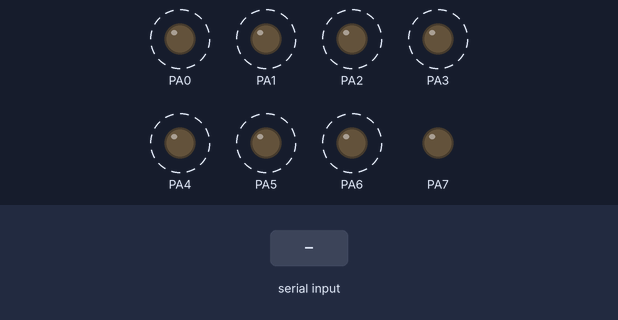
Recording of a program running on a simulated ATmega128, built with avr-gcc and emulated at 16 MHz. Shown: output pins drawn as LEDs (lit = HIGH). Dashed ring = blinking. Inputs (shaded band) come from the test bench. What the program prints to the serial monitor is not drawn.

Above: at 0.05 s.
At 1.25 s:
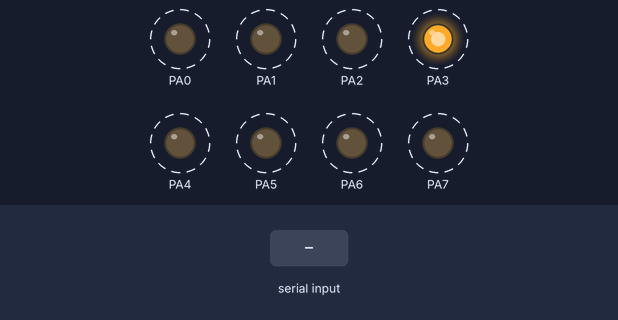
1.3 s: "1\n" received over Serial
Timing chart, 0 to 10.3 s (numbered marks = the images above; inputs shaded):
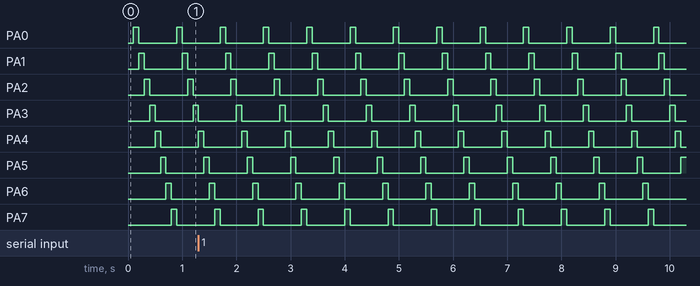

Measured:
- by itself, PA0–7: alternates HIGH for 0.10 s and LOW for 0.70 s

The program:

main.c
```c
/*
 * 04.UART.c
 *
 * Created: 2026-06-16 오전 9:51:17
 * Author : kccistc
 */

#define F_CPU 16000000UL //이걸 먼저해야함
#include <avr/io.h> //포트,디디알 등등
#include <util/delay.h>
#include <avr/interrupt.h> //sei 등 함수
#include <stdio.h>

extern int led_main(void);
extern void init_uart0(void);
extern void UART0_transmit(uint8_t data);
extern void pc_command_processing(void);

FILE OUTPUT = FDEV_SETUP_STREAM(UART0_transmit, NULL, _FDEV_SETUP_WRITE);

volatile uint32_t msec_count=0;
/*
ISR(Interrupt Service Routine) : 인터럽트 처리 함수 ISR로 시작
TIMER_OVR_VECT : Timer 0 OVERflow INT가 발생이 되면 이곳으로 진입 함
250개의 펄스를 count하면 이곳으로 자동 진입한다.
ISR은 가능한 짧게 작성 한다.
*/
ISR(TIMER0_OVF_vect)
{
	TCNT0 = 6; //TCNT0 6~256 : 250개 펄스 count하기 위해
	msec_count++; //1ms count
}

int main(void)
{
	init_led();
	init_timer0();
	init_uart0();
	stdout = &OUTPUT; //printf가 동작 할 수 있도록 stdout을 설정.
	sei();

	//led_main();
    while (1)
    {
		pc_command_processing();
    }
}

/*
1.타이머 0을 초기화 한다.
  AVR에서 8bit timer 0/2 중에서 0번을 초기화한다.
  임데이드 쪽에서 가장 신경을 써야 할 부분이 초기화 하는 것이다.
  초기화가 잘못 되면 이후가 다 꼬인다.
2. 8비트 가지고 1ms를 측정하는 타이머/카운터를 만들고자 한다.
2-1 분주비 설정(64분주)
    16000000hz/64 ==> 250,000hz
2-2 1주기가 잡아 먹는 시간 계산
    T=1/f= 1/250,000 ==> 0.000004 sec (4us) ==> 0.004ms
2-3 8비트 가지고 카운트 하는 시간을 계산(8비트 타이머 OV(OVerflow))
    0.004ms x 256개 ==> 0.001024 sec (1.024ms)
	o.oo4ms x 250개 ==> 0.001sec(1ms)
*/
void init_timer0(void)
{
   TCNT0 = 6; //TCNT 6~256 : 250개 펄스를 카운트하기 위해. (타이머카운터 0번)
   TCCR0 &= ~(1 << CS02 | 1 << CS01 | 1 << CS00); //0분주 기존 분주비 비트(CS02,CS01,CS00을 0으로 청소) 타이머 카운터 컨트롤 레지스터 -> 분주비 설정
   TCCR0 |= 1 << CS02 | 0 << CS01 | 0 << CS00; //64분주
   TIMSK |= 1 << TOIE0; //타이머 인터럽트 마스크 레지스터 (켤지/끌지 결정하는 스위치 보드)
   //sei(); // 전역(대문) 인터럽트 허용
}
```

button.c
```c
/*
 * button.c
 *
 * Created: 2026-06-10 오후 1:25:20
 *  Author: user
 */

#include "button.h"

void init_button(void);
int get_button(int button_num, int button_pin);

// 버튼 초기화 방향설정(입력)
void init_button(void)
{
	BUTTON_DDR &= ~(1 << BUTTON0PIN | 1 << BUTTON1PIN | 1 << BUTTON2PIN | 1 << BUTTON3PIN);
	// BUTTON_DDR &= 0xf0;
	// BUTTON_DDR &= 0x0f
}

// 예) BUTTON0 3
//    button을 눌렀다 떼면 : 1을 리턴
//          이 idle 상태 : 0을 리턴

int get_button(int button_num, int button_pin)
{
	static unsigned char button_status[BUTTON_NUMBER] =
	{
		BUTTON_RELEASE,BUTTON_RELEASE,BUTTON_RELEASE,BUTTON_RELEASE
	};
	// static 지역변수에 static을 선언하면 함수를 빠져나와 다시 들어가도 이전값유지
	int current_state;

	// 1. button을 읽는다.
	current_state = BUTTON_PIN & (1 << button_pin);
	// 2. 버튼 상태 check
	if (current_state  && button_status[button_num] == BUTTON_RELEASE)  // 버튼이 처음 눌려진 상태
	{
		_delay_ms(15);  // noise가 지나가기를 기다린다.
		button_status[button_num] =BUTTON_PRESS;
		return 0;     // 아직은 완전히 눌렀다 뗀 상태가 아니다.
	}
	else if (button_status[button_num] == BUTTON_PRESS && current_state == BUTTON_RELEASE)
	{  // 버튼이 이전에 눌려진 상태였으며 지금은 떼어진 상태
		_delay_ms(15);  // noise가 지나가기를 기다린다.
		button_status[button_num] = BUTTON_RELEASE;   // 다음 버튼을 체크 하기 위하여 초기화
		return 1;   // 완전히 1번 눌렀다 뗀 상태로 인정 한다.
	}

	return 0;   // 버튼이 open 상태 이다.
}
```

button.h
```c
/*
 * button.h
 *
 * Created: 2026-06-10 오전 11:45:01
 *  Author: user
 */

#define F_CPU 16000000UL  //16MHz
#include <avr/io.h>  // PORTA PORTB PORTD... IO관련 reg가 들어 있다.
#include <util/delay.h>  // _delay_ms _delay_us 등

#define  BUTTON_DDR  DDRD
#define  BUTTON_PIN  PIND   // PORTD를 읽는 register 5v:1  0v:0

#define  BUTTON0PIN 3    // PORTD.4
#define  BUTTON1PIN 4    // PORTD.5
#define  BUTTON2PIN 5    // PORTD.6
#define  BUTTON3PIN 6    // PORTD.7

#define  BUTTON0   0   // PORTD.3의 가상 index (sw번호)
#define  BUTTON1   1   // PORTD.4의 가상 index (sw번호)
#define  BUTTON2   2   // PORTD.5의 가상 index (sw번호)
#define  BUTTON3   3   // PORTD.6의 가상 index (sw번호)
#define  BUTTON_NUMBER  4   // 버튼 갯수

#define  BUTTON_PRESS  1      // 버튼을 누르면 high (active-high)
#define  BUTTON_RELEASE 0     // 버튼을 뗀 상태 (low)
```

led.c
```c
/*
 * led.c
 *
 * Created: 2026-06-10 오후 3:10:22
 *  Author: user
 */

#include "led.h"
void init_led(void);
void led_all_on(void);
void led_all_off(void);
void led_shift_left_on(void);
void led_shift_right_on(void);
void led_shift_left_keep_on(void);
void led_shift_right_keep_on(void);
void led_flower_on(void);
void led_flower_off(void);

extern volatile uint32_t msec_count; //volatile 최적화 방지
#define FUNC_SU 6

int func_state=0;

void  (*fp[]) ()=
{
	led_shift_left_on, //func_state=0
	led_shift_right_on, //1
	led_shift_left_keep_on, //2
	led_shift_right_keep_on, //3
	led_flower_on, //4
	led_flower_off, //func_state=5
};

int led_main(void)
{
	uint8_t led_toggle=0;

	init_led();
	led_all_off();

	while(1)
	{
#if 1
            fp[func_state] ();
#else
			if(msec_count >= 500) //500ms if(msec_count == 500) 쓰는 것보다 좋다?
		{
			msec_count=0;
			led_toggle=!led_toggle;
			if(led_toggle)
			led_all_on();
			else led_all_off();
		}
#endif
         //led_shift_left_on();
		//led_shift_right_on();
	}
}

void init_led(void)
{
	DDRA=0xff;  // PORTA 를 출력 모드로 설정
	PORTA=0x00;  // PORTA에 물려있는 led를 all off
}

void led_all_on(void)
{
	PORTA=0xff;
}

void led_all_off(void)
{
	PORTA=0x00;
}

void led_flower_on(void)
{
	static int i=0;

	if(msec_count >=100)
	{
		msec_count =0;
		if(i==0) PORTA=0b00000000;
		PORTA |=(0b00010000)<<i|(0b00001000)>>i;
		i=(i+1)%4;
		//if(i==0) func_state=(func_state+1)% FUNC_SU;
	}

}

void led_flower_off(void)
{
	static int i=0;

	if(msec_count >=100)
	{
		msec_count =0;
		if(i==0) PORTA=0xff;
		PORTA &=~((0b10000000>>i)|(0b00000001<<i));
		i = (i + 1) % 4;
		//if(i==0) func_state=(func_state+1)% FUNC_SU;
	}

}

void led_shift_left_keep_on(void)
{
	static int i=0;

	if(msec_count >= 100)
	{
		msec_count=0;
		if(i==0) PORTA=0b00000000;
		PORTA |=1<<i;

		i= (i+1) % 8;

		//if( (i=(i+1)%8)==0) //다음 인덱스 값을 계산
		//{
			//func_state=(func_state+1)%FUNC_SU; //다음 실행할 func으로 jump
		//}
	}
}

void led_shift_right_keep_on(void)
{
	static int i=0;

	if(msec_count >= 100)
	{
		msec_count=0;
		if(i==0) PORTA=0b00000000;
		PORTA |=0x80>>i;
		i= (i+1) % 8;

		//if( (i=(i+1)%8)==0) //다음 인덱스 값을 계산
		//{
			//func_state=(func_state+1)%FUNC_SU; //다음 실행할 func으로 jump
		//}
	}
}
void led_shift_left_on(void)
{
#if 1
		static int i=0;

		if(msec_count >= 100)
		{
			msec_count=0;
			*(unsigned char *) 0x3B = 1 << i;
			i= (i+1) % 8;
			//_delay_ms(30);
			//if( (i=(i+1)%8) ==0 ) //다음 인덱스 값을 계산
			//{
				//func_state=(func_state+1)%FUNC_SU; //다음 실행할 func으로 jump
			//}
		}

#endif

}

void led_shift_right_on(void)
{
	static int i=0;

		if(msec_count >= 100)
		{
			msec_count=0;
			*(unsigned char *) 0x3B =0x80 >> i;
			i= (i+1) % 8;
			//if( (i=(i+1)%8)==0) //다음 인덱스 값을 계산 --> processing? 에서 계산해줘서
			//{
				//func_state=(func_state+1)%FUNC_SU; //다음 실행할 func으로 jump
			//}
		}

}
```

led.h
```c
/*
 * led.h
 *
 * Created: 2026-06-10 오후 3:09:22
 *  Author: user
 */


#ifndef LED_H_
#define LED_H_
#define F_CPU 16000000UL  // 16MHz
#include <avr/io.h>  // PORTA PORTB PORTD... IO관련 reg가 들어 있다.
#include <util/delay.h>  // _delay_ms _delay_us 등

#endif /* LED_H_ */
```

uart0.c
```c
/*
 * uart0.c
 *
 * Created: 2026-06-16 오전 9:57:41
 *  Author: kccistc
 */
#include "uart0.h"

extern int func_state;
extern void  (*fp[])(void);

/*
1.전송 속도: 9600bps
2.스타트, 스탑 비트 설정
3. RX(수신) : 인터럽트로 설정
4.
*/
void init_uart0(void);
void UART0_transmit(uint8_t data);
void pc_command_processing(void);

//p278 표 12-3
//pc로 부터 1바이트가 들어오면 자동적으로 이곳으로 진입 한다.
//예) led all on\n 이면 11번 들어온다
ISR(USART0_RX_vect)
{
	volatile uint8_t data;
	volatile static int i=0;

	data = UDR0; //UDR0의 내용이 data에 복사된 후 UDR0의 내용은 빈 상태로...

	if(data == '\n' || data == '\r')
	{

		if(((rear + 1) % QUEUE_SIZE) == front)
		{
			return; // 큐 full 상태
		}
		rx_buff[rear][i] = '\0'; // 문장의 끝에 NULL 집어넣기
		i = 0;                  //다음 string값을 저장 하기 위하여 i를 0으로 만든다.
		rear = (rear + 1) % QUEUE_SIZE;
	}
	else
	{

		if(((rear + 1) % QUEUE_SIZE) == front)
		{
			return; // 큐 full 상태
		}
		rx_buff[rear][i++] = data;
	}
}

void init_uart0(void)
{
	//1.전송속도: 9600bps
	UBRR0H= 0x00; //Uart Baud Rate 레지스터 0번 high바이트
	UBRR0L = 207; //9600bps 표 9-9
	UCSR0A |= 1 << U2X0; //2배속 설정(sampling 8)
	//UART0를 송신, 수신이 다 가능하고 RX 인터럽트가 가능하도록 설정 한다.
	UCSR0B |= 1 << RXEN0 | 1 << TXEN0 | 1 << RXCIE0;
}

//UART0 로 1바이트를 전송 하는 함수
void UART0_transmit(uint8_t data)
{
	while(!(UCSR0A & 1 << UDRE0)) //데이터가 송신중이면 송신이 끝날 때까지 기다림
	; //No operation
	UDR0 = data; //HW 전송 레지스터에 data를 송신한다.
}

void pc_command_processing(void)
{
	if (front != rear) //data가 rx_buff에 존재하는지 check
	{
		printf("%s", rx_buff[front]); //printf("%s", rx_buff[front][0]) 같은 의미
		if (strncmp((char *)rx_buff[front],"led_shift_left_on", strlen("led_shift_left_on"))==0)
		{
			func_state=0;
		}
		else if (strncmp((char *)rx_buff[front],"led_shift_right_on", strlen("led_shift_right_on"))==0)
		{
			func_state=1;
		}
		else if (strncmp((char *)rx_buff[front],"led_shift_left_keep_on", strlen("led_shift_left_keep_on"))==0)
		{
			func_state=2;
		}
		else if(strncmp((char *)rx_buff[front],"led_shift_right_keep_on",strlen("led_shift_right_keep_on"))==0)
		{
			func_state=3;
		}
		else if(strncmp((char *)rx_buff[front],"led_flower_on",strlen("led_flower_on"))==0)
		{
			func_state=4;
		}
		else if(strncmp((char *)rx_buff[front],"led_flower_off",strlen("led_flower_off"))==0)
		{
			func_state=5;
		}
		front = (front+1)%QUEUE_SIZE;
	}
	fp[func_state]();
}
```

uart0.h
```c
/*
 * uart0.h
 *
 * Created: 2026-06-16 오전 9:58:08
 *  Author: kccistc
 */

#define F_CPU 16000000UL  // 16MHz
#include <avr/io.h>  // PORTA PORTB PORTD... IO관련 reg가 들어 있다.
#include <util/delay.h>  // _delay_ms _delay_us 등
#include <avr/interrupt.h>
#include <string.h>

#define QUEUE_SIZE 10
#define QUEUE_LENGTH 80
volatile rear=0; // interrupt에서 queue에 data를 저장하는 위치값
volatile int front=0; // pc_command_processing에서 가져가는 위치값
volatile unsigned char rx_buff[QUEUE_SIZE][QUEUE_LENGTH];
```
